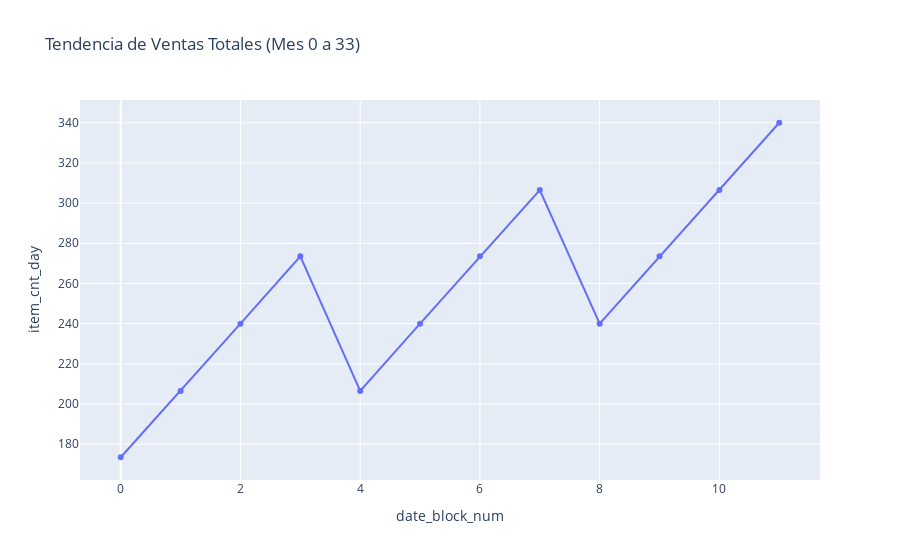

Write notebook code for a chart like this one.
### Markdown cell above
## 3. Análisis de Estacionalidad
Vemos cómo se comportan las ventas totales mes a mes.

### Code cell
# Ventas totales por mes (0 a 33)
monthly_sales = sales.groupby('date_block_num')['item_cnt_day'].sum().reset_index()

# Tendencia mensual utilizando Plotly
fig = px.line(
    monthly_sales,
    x='date_block_num',
    y='item_cnt_day',
    title='Tendencia de Ventas Totales (Mes 0 a 33)',
    markers=True  # Muestra puntos por mes para destacar cambios
)

fig.show()

# Observación:
# Se visualiza una tendencia descendente hacia el final del periodo,
# lo cual concuerda con el comportamiento estacional del dataset original.

### Figure 1 — Plotly figure (JSON) as saved in the notebook; plotly's stock layout.template omitted (floating-point values rounded to 4 significant figures)
{"data": [{"hovertemplate": "date_block_num=%{x}<br>item_cnt_day=%{y}<extra></extra>", "legendgroup": "", "line": {"color": "#636efa", "dash": "solid"}, "marker": {"symbol": "circle"}, "mode": "lines+markers", "name": "", "orientation": "v", "showlegend": false, "type": "scatter", "x": [0, 1, 2, 3, 4, 5, 6, 7, 8, 9, 10, 11], "xaxis": "x", "y": [173.5, 206.5, 240, 273.5, 206.5, 240, 273.5, 306.5, 240, 273.5, 306.5, 340], "yaxis": "y"}], "layout": {"legend": {"tracegroupgap": 0}, "title": {"text": "Tendencia de Ventas Totales (Mes 0 a 33)"}, "xaxis": {"anchor": "y", "domain": [0, 1], "title": {"text": "date_block_num"}}, "yaxis": {"anchor": "x", "domain": [0, 1], "title": {"text": "item_cnt_day"}}}}
